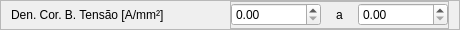
         <widget class="QFrame" name="botao_menu_14">
          <property name="geometry">
           <rect>
            <x>0</x>
            <y>45</y>
            <width>460</width>
            <height>30</height>
           </rect>
          </property>
          <property name="sizePolicy">
           <sizepolicy hsizetype="Maximum" vsizetype="Preferred">
            <horstretch>0</horstretch>
            <verstretch>0</verstretch>
           </sizepolicy>
          </property>
          <property name="minimumSize">
           <size>
            <width>460</width>
            <height>30</height>
           </size>
          </property>
          <property name="maximumSize">
           <size>
            <width>470</width>
            <height>30</height>
           </size>
          </property>
          <property name="frameShape">
           <enum>QFrame::StyledPanel</enum>
          </property>
          <property name="frameShadow">
           <enum>QFrame::Raised</enum>
          </property>
          <layout class="QHBoxLayout" name="horizontalLayout_17">
           <property name="spacing">
            <number>0</number>
           </property>
           <property name="leftMargin">
            <number>10</number>
           </property>
           <property name="topMargin">
            <number>0</number>
           </property>
           <property name="rightMargin">
            <number>10</number>
           </property>
           <property name="bottomMargin">
            <number>0</number>
           </property>
           <item alignment="Qt::AlignLeft|Qt::AlignVCenter">
            <widget class="QLabel" name="label_titulo_app_8">
             <property name="styleSheet">
              <string notr="true">font: 75 12pt &quot;Arial&quot;;</string>
             </property>
             <property name="text">
              <string>Den. Cor. B. Tensão [A/mm²]</string>
             </property>
            </widget>
           </item>
           <item>
            <widget class="QFrame" name="frame_6">
             <property name="minimumSize">
              <size>
               <width>200</width>
               <height>0</height>
              </size>
             </property>
             <property name="frameShape">
              <enum>QFrame::StyledPanel</enum>
             </property>
             <property name="frameShadow">
              <enum>QFrame::Raised</enum>
             </property>
             <layout class="QHBoxLayout" name="horizontalLayout_32">
              <property name="spacing">
               <number>0</number>
              </property>
              <property name="leftMargin">
               <number>0</number>
              </property>
              <property name="topMargin">
               <number>0</number>
              </property>
              <property name="rightMargin">
               <number>0</number>
              </property>
              <property name="bottomMargin">
               <number>0</number>
              </property>
              <item>
               <widget class="QDoubleSpinBox" name="doubleSpinBox_8">
                <property name="minimumSize">
                 <size>
                  <width>90</width>
                  <height>0</height>
                 </size>
                </property>
                <property name="maximumSize">
                 <size>
                  <width>90</width>
                  <height>16777215</height>
                 </size>
                </property>
                <property name="maximum">
                 <double>100.000000000000000</double>
                </property>
                <property name="singleStep">
                 <double>0.100000000000000</double>
                </property>
               </widget>
              </item>
              <item alignment="Qt::AlignHCenter">
               <widget class="QLabel" name="label_titulo_app_23">
                <property name="minimumSize">
                 <size>
                  <width>0</width>
                  <height>0</height>
                 </size>
                </property>
                <property name="maximumSize">
                 <size>
                  <width>15555</width>
                  <height>16777215</height>
                 </size>
                </property>
                <property name="styleSheet">
                 <string notr="true">font: 75 12pt &quot;Arial&quot;;
text-align:&quot;center&quot;;</string>
                </property>
                <property name="text">
                 <string>a</string>
                </property>
               </widget>
              </item>
              <item>
               <widget class="QDoubleSpinBox" name="doubleSpinBox_9">
                <property name="minimumSize">
                 <size>
                  <width>90</width>
                  <height>0</height>
                 </size>
                </property>
                <property name="maximumSize">
                 <size>
                  <width>90</width>
                  <height>16777215</height>
                 </size>
                </property>
                <property name="maximum">
                 <double>100.000000000000000</double>
                </property>
                <property name="singleStep">
                 <double>0.100000000000000</double>
                </property>
               </widget>
              </item>
             </layout>
            </widget>
           </item>
          </layout>
         </widget>
